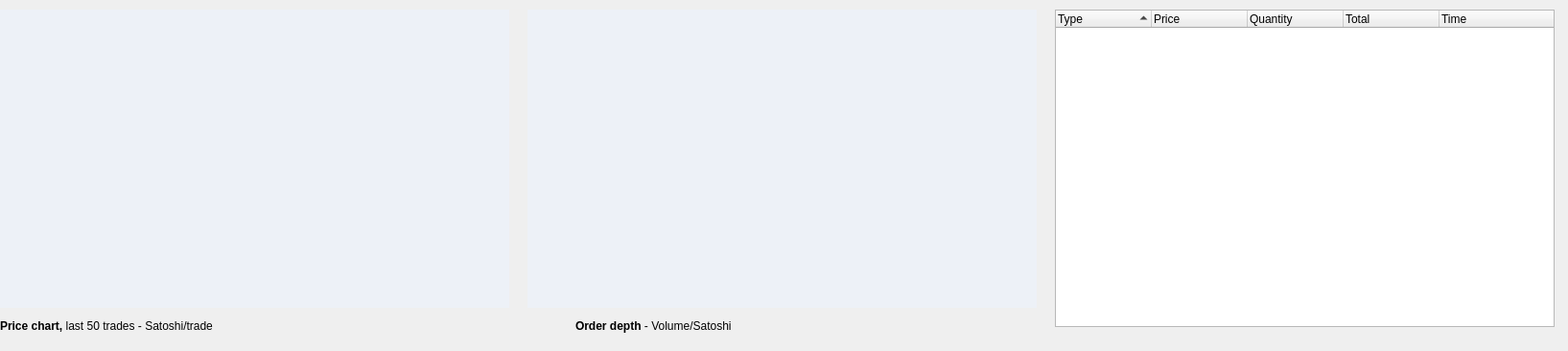
          <widget class="QWidget" name="scrollAreaWidgetContentsBittrex">
           <property name="geometry">
            <rect>
             <x>0</x>
             <y>0</y>
             <width>1635</width>
             <height>366</height>
            </rect>
           </property>
           <property name="minimumSize">
            <size>
             <width>1635</width>
             <height>0</height>
            </size>
           </property>
           <property name="styleSheet">
            <string notr="true"/>
           </property>
           <widget class="QLabel" name="lblBittrexTrades">
            <property name="geometry">
             <rect>
              <x>0</x>
              <y>330</y>
              <width>311</width>
              <height>21</height>
             </rect>
            </property>
            <property name="text">
             <string>&lt;html&gt;&lt;head/&gt;&lt;body&gt;&lt;p&gt;&lt;span style=&quot; font-weight:600;&quot;&gt;Price chart, &lt;/span&gt;last 50 trades - Satoshi/trade&lt;/p&gt;&lt;/body&gt;&lt;/html&gt;</string>
            </property>
           </widget>
           <widget class="QCustomPlot" name="qCustomPlotBittrexTrades" native="true">
            <property name="geometry">
             <rect>
              <x>0</x>
              <y>10</y>
              <width>531</width>
              <height>311</height>
             </rect>
            </property>
            <property name="styleSheet">
             <string notr="true">background:#edf1f7</string>
            </property>
           </widget>
           <widget class="QCustomPlot" name="qCustomPlotBittrexOrderDepth" native="true">
            <property name="geometry">
             <rect>
              <x>550</x>
              <y>10</y>
              <width>531</width>
              <height>311</height>
             </rect>
            </property>
            <property name="styleSheet">
             <string notr="true">background:#edf1f7</string>
            </property>
           </widget>
           <widget class="QLabel" name="lblBittrexOrderDepth">
            <property name="geometry">
             <rect>
              <x>600</x>
              <y>330</y>
              <width>211</width>
              <height>20</height>
             </rect>
            </property>
            <property name="text">
             <string>&lt;html&gt;&lt;head/&gt;&lt;body&gt;&lt;p&gt;&lt;span style=&quot; font-weight:600;&quot;&gt;Order depth &lt;/span&gt;- Volume/Satoshi&lt;/p&gt;&lt;/body&gt;&lt;/html&gt;</string>
            </property>
           </widget>
           <widget class="QTreeWidget" name="tblBittrexTrades">
            <property name="geometry">
             <rect>
              <x>1100</x>
              <y>10</y>
              <width>521</width>
              <height>331</height>
             </rect>
            </property>
            <property name="styleSheet">
             <string notr="true">QScrollBar:vertical {background: white;height: 15px;}QScrollBar::handle:vertical {background: #d3d6d8;min-width: 20px;}</string>
            </property>
            <property name="verticalScrollBarPolicy">
             <enum>Qt::ScrollBarAlwaysOn</enum>
            </property>
            <property name="horizontalScrollBarPolicy">
             <enum>Qt::ScrollBarAlwaysOff</enum>
            </property>
            <property name="autoScrollMargin">
             <number>16</number>
            </property>
            <property name="indentation">
             <number>10</number>
            </property>
            <property name="sortingEnabled">
             <bool>true</bool>
            </property>
            <property name="animated">
             <bool>false</bool>
            </property>
            <property name="headerHidden">
             <bool>false</bool>
            </property>
            <attribute name="headerCascadingSectionResizes">
             <bool>false</bool>
            </attribute>
            <attribute name="headerHighlightSections">
             <bool>false</bool>
            </attribute>
            <column>
             <property name="text">
              <string>Type</string>
             </property>
            </column>
            <column>
             <property name="text">
              <string>Price</string>
             </property>
            </column>
            <column>
             <property name="text">
              <string>Quantity</string>
             </property>
            </column>
            <column>
             <property name="text">
              <string>Total</string>
             </property>
            </column>
            <column>
             <property name="text">
              <string>Time</string>
             </property>
            </column>
           </widget>
          </widget>
